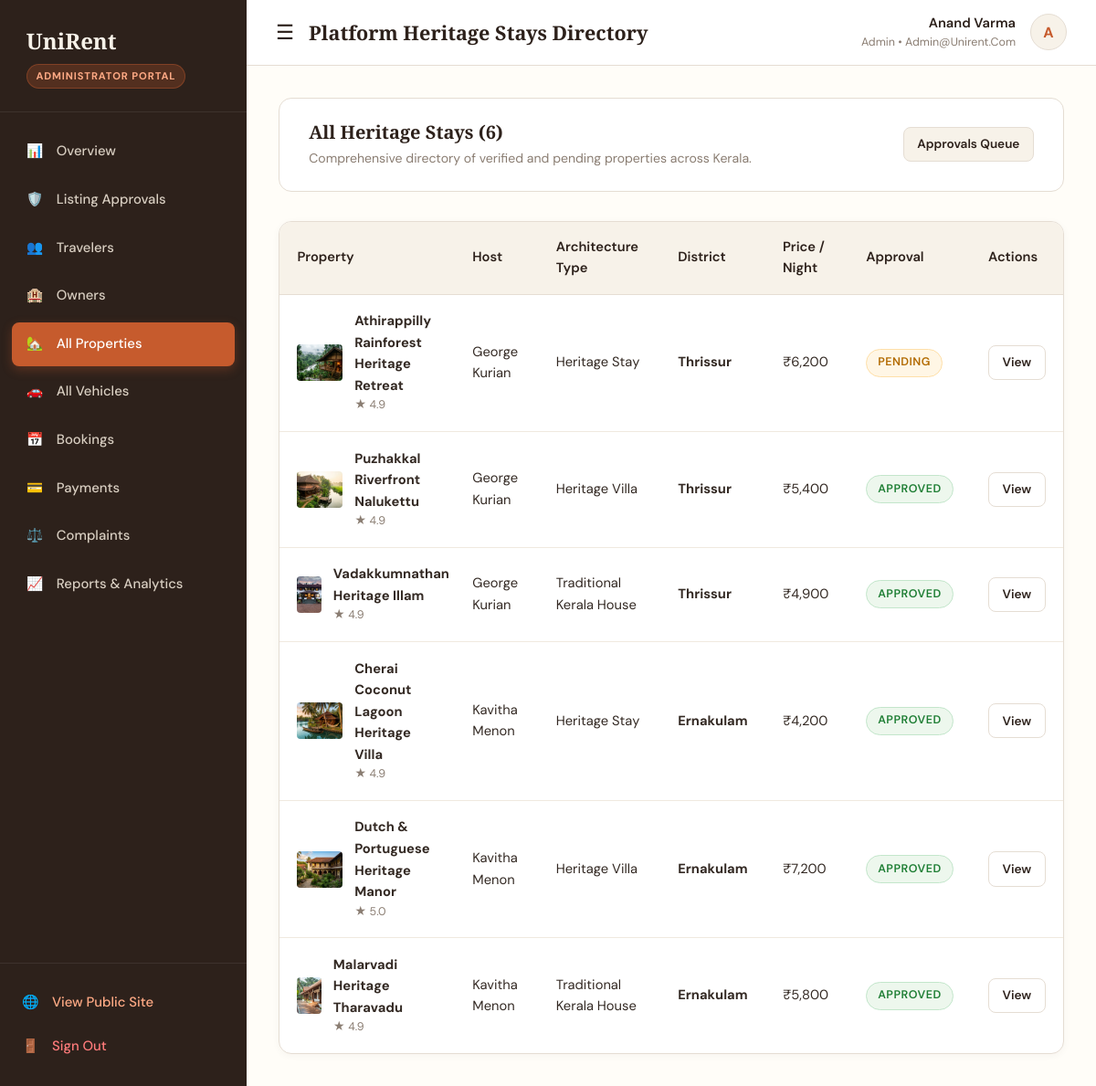
The page /admin/properties (signed in) on the database its author committed.
### app/models.py (models this page shows, shortened)
class User(db.Model):
    __tablename__ = 'users'
    user_id = db.Column(db.Integer, primary_key=True, autoincrement=True)
    full_name = db.Column(db.String(120), nullable=False)
    email = db.Column(db.String(150), unique=True, nullable=False, index=True)
    phone = db.Column(db.String(20), nullable=False)
    password_hash = db.Column(db.String(255), nullable=False)
    role = db.Column(db.String(20), nullable=False, default='traveler')  # traveler, owner, admin
    status = db.Column(db.String(20), nullable=False, default='active')  # active, suspended
    profile_image = db.Column(db.String(255), nullable=True)
    created_at = db.Column(db.DateTime, default=datetime.utcnow)
    updated_at = db.Column(db.DateTime, default=datetime.utcnow, onupdate=datetime.utcnow)
    owner_profile = db.relationship('Owner', backref='user', uselist=False, cascade='all, delete-orphan')
    admin_profile = db.relationship('Admin', backref='user', uselist=False, cascade='all, delete-orphan')
    bookings = db.relationship('Booking', backref='user', lazy='dynamic', cascade='all, delete-orphan')
    reviews = db.relationship('Review', backref='user', lazy='dynamic', cascade='all, delete-orphan')
    complaints = db.relationship('Complaint', backref='user', lazy='dynamic', cascade='all, delete-orphan')

class Property(db.Model):
    __tablename__ = 'properties'
    property_id = db.Column(db.Integer, primary_key=True, autoincrement=True)
    owner_id = db.Column(db.Integer, db.ForeignKey('owners.owner_id', ondelete='CASCADE'), nullable=False)
    property_name = db.Column(db.String(160), nullable=False)
    slug = db.Column(db.String(180), unique=True, nullable=False)
    property_type = db.Column(db.String(80), nullable=False)  # Heritage Villa, Traditional Tharavadu, Nalukettu, Colonial Manor
    description = db.Column(db.Text, nullable=False)
    address = db.Column(db.String(255), nullable=False)
    district = db.Column(db.String(50), nullable=False)  # Ernakulam, Thrissur
    latitude = db.Column(db.Float, nullable=False)
    longitude = db.Column(db.Float, nullable=False)
    price_per_night = db.Column(db.Float, nullable=False)
    guest_capacity = db.Column(db.Integer, nullable=False, default=2)
    bedrooms = db.Column(db.Integer, nullable=False, default=1)
    bathrooms = db.Column(db.Integer, nullable=False, default=1)
    amenities = db.Column(db.Text, nullable=True)  # JSON serialized list
    images = db.Column(db.Text, nullable=True)  # JSON serialized list of image paths/URLs
    featured_image = db.Column(db.String(255), nullable=True)
    approval_status = db.Column(db.String(20), nullable=False, default='pending')  # pending, approved, rejected
    rejection_reason = db.Column(db.Text, nullable=True)
    availability_status = db.Column(db.String(20), nullable=False, default='available')  # available, booked, maintenance
    featured = db.Column(db.Boolean, nullable=False, default=False)
    created_at = db.Column(db.DateTime, default=datetime.utcnow)
    bookings = db.relationship('Booking', backref='property', lazy='dynamic')
    reviews = db.relationship('Review', backref='property', lazy='dynamic')
    @property
    def average_rating(self):
        revs = self.reviews.all()
        if not revs:
            return 4.9  # Default showcase rating
        return round(sum(r.rating for r in revs) / len(revs), 1)

class Review(db.Model):
    __tablename__ = 'reviews'
    review_id = db.Column(db.Integer, primary_key=True, autoincrement=True)
    booking_id = db.Column(db.Integer, db.ForeignKey('bookings.booking_id', ondelete='CASCADE'), unique=True, nullable=False)
    user_id = db.Column(db.Integer, db.ForeignKey('users.user_id', ondelete='CASCADE'), nullable=False)
    listing_type = db.Column(db.String(20), nullable=False)  # property, vehicle
    property_id = db.Column(db.Integer, db.ForeignKey('properties.property_id', ondelete='CASCADE'), nullable=True)
    vehicle_id = db.Column(db.Integer, db.ForeignKey('vehicles.vehicle_id', ondelete='CASCADE'), nullable=True)
    rating = db.Column(db.Integer, nullable=False)  # 1 to 5
    review_title = db.Column(db.String(150), nullable=True)
    review_text = db.Column(db.Text, nullable=False)
    image_url = db.Column(db.String(255), nullable=True)
    created_at = db.Column(db.DateTime, default=datetime.utcnow)

### app/routes/admin.py (the view)
@admin_bp.route('/properties')
@login_required('admin')
def properties():
    props = Property.query.order_by(Property.created_at.desc()).all()
    return render_template('admin/properties.html', properties=props)

### templates/admin/properties.html (shortened to what this page needs)
{% extends "dashboard_base.html" %}
{% block page_title %}Platform Heritage Stays Directory{% endblock %}
{% block dashboard_content %}
<div style="background: var(--ur-white); border: 1px solid var(--ur-border); border-radius: var(--radius-md); padding: 1.5rem 2rem; margin-bottom: 2rem; display: flex; justify-content: space-between; align-items: center;">
  <div>
    <h3 style="font-size: 1.25rem; margin: 0 0 0.3rem;">All Heritage Stays ({{ properties|length }})</h3>
    <p style="color: var(--ur-muted); font-size: 0.88rem; margin: 0;">Comprehensive directory of verified and pending properties across Kerala.</p>
  </div>
  <a href="{{ url_for('admin.approvals') }}" class="btn btn-secondary btn-sm">Approvals Queue</a>
</div>
<div class="table-responsive">
  <table class="table">
    <thead>
      <tr>
        <th>Property</th>
        <th>Host</th>
        <th>Architecture Type</th>
        <th>District</th>
        <th>Price / Night</th>
        <th>Approval</th>
        <th>Actions</th>
      </tr>
    </thead>
    <tbody>
      {% for p in properties %}
        <tr>
          <td>
            <div style="display: flex; gap: 0.8rem; align-items: center;">
              <img src="{{ p.featured_image }}" alt="Thumb" style="width: 50px; height: 40px; border-radius: 4px; object-fit: cover;">
              <div>
                <strong>{{ p.property_name }}</strong>
                <div style="font-size: 0.78rem; color: var(--ur-muted);">★ {{ p.average_rating }}</div>
              </div>
            </div>
          </td>
          <td>{{ p.owner.user.full_name }}</td>
          <td>{{ p.property_type }}</td>
          <td><strong>{{ p.district }}</strong></td>
          <td>{{ format_currency(p.price_per_night) }}</td>
          <td>
            {% if p.approval_status == 'approved' %}
              <span class="badge badge-approved">Approved</span>
            {% elif p.approval_status == 'pending' %}
              <span class="badge badge-pending">Pending</span>
            {% else %}
              <span class="badge badge-rejected">Rejected</span>
            {% endif %}
          </td>
          <td>
            <a href="{{ url_for('main.stay_details', property_id=p.property_id) }}" class="btn btn-outline btn-sm" target="_blank">View</a>
          </td>
        </tr>
      {% endfor %}
    </tbody>
  </table>
</div>
{% endblock %}

### templates/dashboard_base.html (shortened to what this page needs)
<!DOCTYPE html>
<html lang="en">
<head>
  <link rel="stylesheet" href="https://unpkg.com/leaflet@1.9.4/dist/leaflet.css"/>
  <link rel="stylesheet" href="{{ url_for('static', filename='css/style.css') }}">
</head>
<body>
<div class="dashboard-container">
  <aside class="dashboard-sidebar">
    <div class="sidebar-header">
      <a href="{{ url_for('main.index') }}" class="sidebar-brand">
        UniRent
      </a>
      <div>
        <span class="sidebar-role-badge">
          {% if current_user and current_user.role == 'admin' %}Administrator Portal
          {% elif current_user and current_user.role == 'owner' %}Property & Vehicle Host
          {% elif current_user and current_user.role == 'traveler' %}Traveler Account
          {% else %}Traveler Account{% endif %}
        </span>
      </div>
    </div>
    <ul class="sidebar-menu">
      {% if current_user and current_user.role == 'admin' %}
        <li class="sidebar-item">
          <a href="{{ url_for('admin.dashboard') }}" class="sidebar-link {% if request.endpoint == 'admin.dashboard' %}active{% endif %}">
            <span>📊</span> <span>Overview</span>
          </a>
        </li>
        <li class="sidebar-item">
          <a href="{{ url_for('admin.approvals') }}" class="sidebar-link {% if request.endpoint == 'admin.approvals' %}active{% endif %}">
            <span>🛡️</span> <span>Listing Approvals</span>
          </a>
        </li>
        <li class="sidebar-item">
          <a href="{{ url_for('admin.travelers') }}" class="sidebar-link {% if request.endpoint == 'admin.travelers' %}active{% endif %}">
            <span>👥</span> <span>Travelers</span>
          </a>
        </li>
        <li class="sidebar-item">
          <a href="{{ url_for('admin.owners') }}" class="sidebar-link {% if request.endpoint == 'admin.owners' %}active{% endif %}">
            <span>🏨</span> <span>Owners</span>
          </a>
        </li>
        <li class="sidebar-item">
          <a href="{{ url_for('admin.properties') }}" class="sidebar-link {% if request.endpoint == 'admin.properties' %}active{% endif %}">
            <span>🏡</span> <span>All Properties</span>
          </a>
        </li>
        <li class="sidebar-item">
          <a href="{{ url_for('admin.vehicles') }}" class="sidebar-link {% if request.endpoint == 'admin.vehicles' %}active{% endif %}">
            <span>🚗</span> <span>All Vehicles</span>
          </a>
        </li>
        <li class="sidebar-item">
          <a href="{{ url_for('admin.bookings') }}" class="sidebar-link {% if request.endpoint == 'admin.bookings' %}active{% endif %}">
            <span>📅</span> <span>Bookings</span>
          </a>
        </li>
        <li class="sidebar-item">
          <a href="{{ url_for('admin.payments') }}" class="sidebar-link {% if request.endpoint == 'admin.payments' %}active{% endif %}">
            <span>💳</span> <span>Payments</span>
          </a>
        </li>
        <li class="sidebar-item">
          <a href="{{ url_for('admin.complaints') }}" class="sidebar-link {% if request.endpoint == 'admin.complaints' %}active{% endif %}">
            <span>⚖️</span> <span>Complaints</span>
          </a>
        </li>
        <li class="sidebar-item">
          <a href="{{ url_for('admin.reports') }}" class="sidebar-link {% if request.endpoint == 'admin.reports' %}active{% endif %}">
            <span>📈</span> <span>Reports & Analytics</span>
          </a>
        </li>
      {% endif %}
    </ul>
    <div class="sidebar-footer">
      <a href="{{ url_for('main.index') }}" class="sidebar-link" style="padding-left:0; color:#ffaa85;">
        <span>🌐</span> <span>View Public Site</span>
      </a>
      <a href="{{ url_for('auth.logout') }}" class="sidebar-link" style="padding-left:0; color:#ff7b7b;">
        <span>🚪</span> <span>Sign Out</span>
      </a>
    </div>
  </aside>
  <div class="dashboard-main">
    <header class="dashboard-topbar">
      <div style="display:flex; align-items:center; gap:1rem;">
        <button id="dashboard_sidebar_toggle" style="background:none; border:none; font-size:1.4rem; cursor:pointer; color:var(--ur-brown); display:block;">
          ☰
        </button>
        <h3 style="font-size:1.35rem; margin:0;">{% block page_title %}Dashboard{% endblock %}</h3>
      </div>
      <div class="topbar-user">
        {% if current_user %}
        <div style="text-align:right;">
          <div style="font-weight:600; font-size:0.92rem; color:var(--ur-brown);">{{ current_user.full_name }}</div>
          <div style="font-size:0.78rem; color:var(--ur-muted); text-transform:capitalize;">{{ current_user.role }} • {{ current_user.email }}</div>
        </div>
        <div class="user-avatar-circle">
          {{ current_user.full_name[:1] if current_user.full_name else 'U' }}
        </div>
        {% endif %}
      </div>
    </header>
    <div class="dashboard-content">
      {% block dashboard_content %}
      {% endblock %}
    </div>
  </div>
</div>
</body>
</html>

### rows shown on the page
User: full_name "Anand Varma", role "Admin", email "Admin@unirent.com", full_name "A"
Property: featured_image (picture), property_name "Athirappilly Rainforest Heritage Retreat", average_rating "4.9", owner.user.full_name "George Kurian", property_type "Heritage Stay", district "Thrissur", price_per_night "₹6,200", approval_status "PENDING"
Property: featured_image (picture), property_name "Puzhakkal Riverfront Nalukettu", average_rating "4.9", owner.user.full_name "George Kurian", property_type "Heritage Villa", district "Thrissur", price_per_night "₹5,400", approval_status "APPROVED"
Property: featured_image (picture), property_name "Vadakkumnathan Heritage Illam", average_rating "4.9", owner.user.full_name "George Kurian", property_type "Traditional Kerala House", district "Thrissur", price_per_night "₹4,900", approval_status "APPROVED"
Property: featured_image (picture), property_name "Cherai Coconut Lagoon Heritage Villa", average_rating "4.9", owner.user.full_name "Kavitha Menon", property_type "Heritage Stay", district "Ernakulam", price_per_night "₹4,200", approval_status "APPROVED"
Property: featured_image (picture), property_name "Dutch & Portuguese Heritage Manor", average_rating "5.0", owner.user.full_name "Kavitha Menon", property_type "Heritage Villa", district "Ernakulam", price_per_night "₹7,200", approval_status "APPROVED"
Property: featured_image (picture), property_name "Malarvadi Heritage Tharavadu", average_rating "4.9", owner.user.full_name "Kavitha Menon", property_type "Traditional Kerala House", district "Ernakulam", price_per_night "₹5,800", approval_status "APPROVED"

### other values the page prints
{{ properties|length }} "6"
